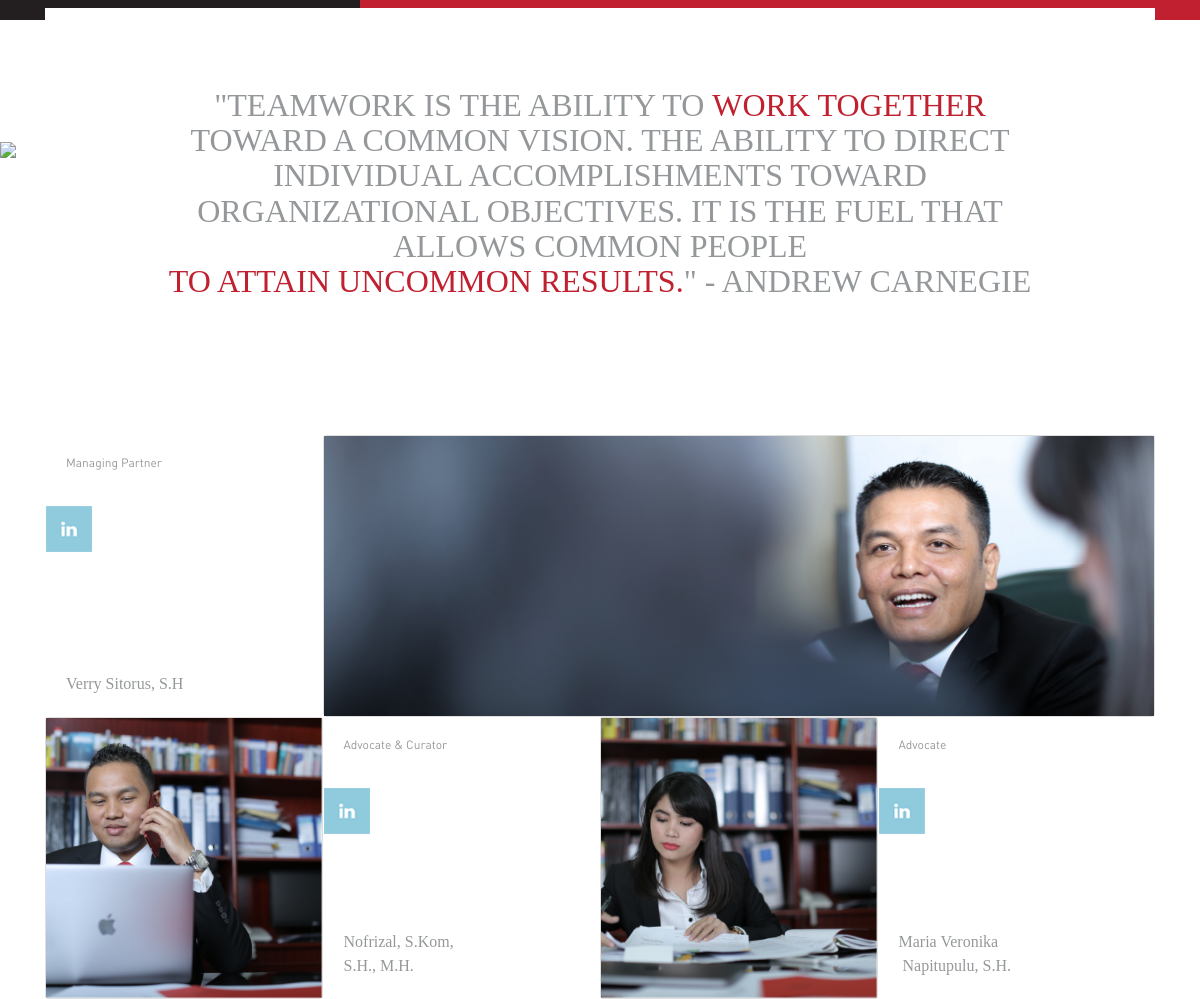
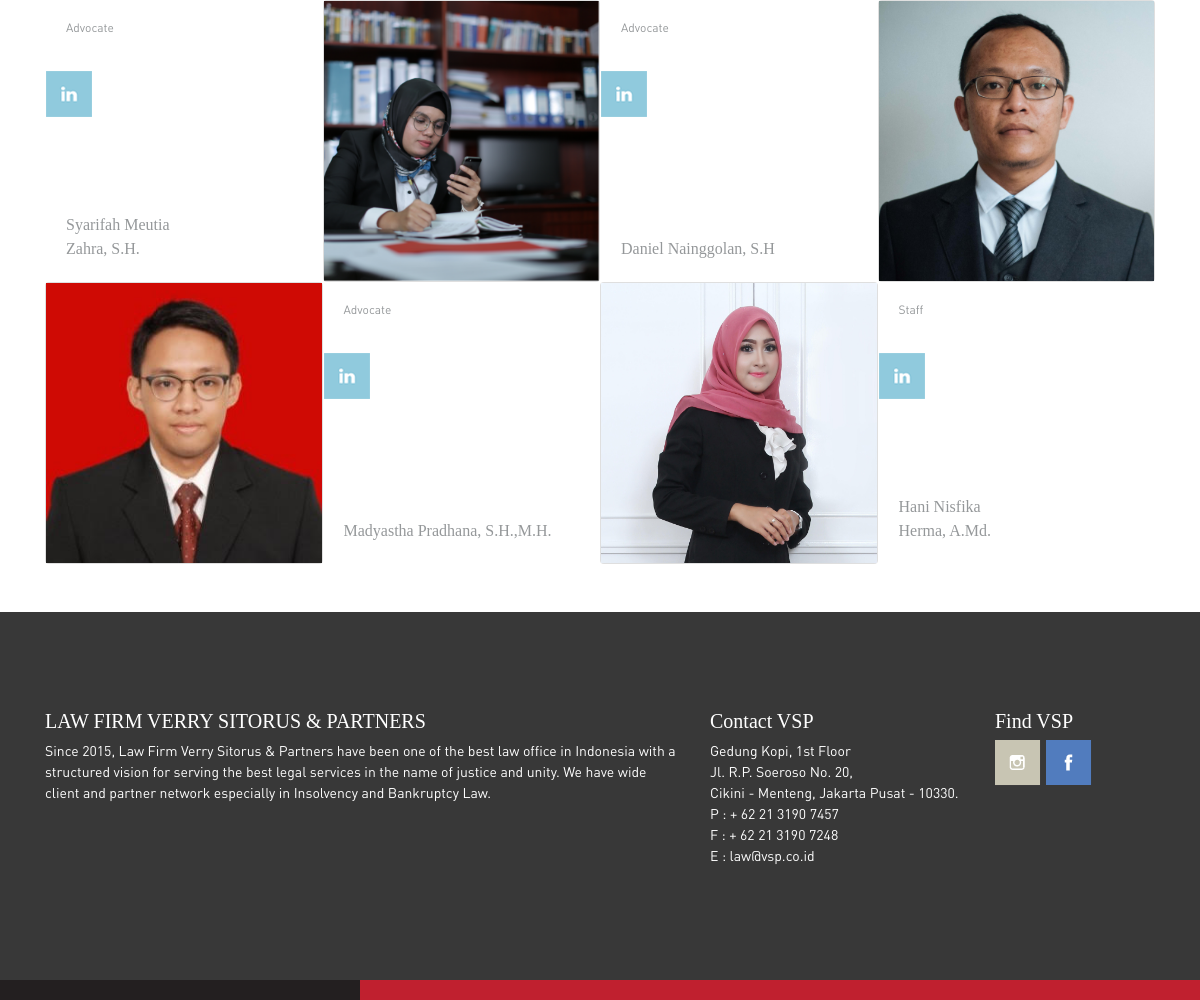
/lawyers.php, run on the app's committed database (2 pictures, top to bottom).
### tables this page shows
CREATE TABLE `teks` (
  `id` varchar(11) NOT NULL,
  `teks` mediumtext NOT NULL,
  `lokasi` varchar(20) NOT NULL
);

### lawyers.php (the view, shortened to what this page needs)
<?php
include ("config.php");
$query = "select * from teks where id like 'lawyers%' order by id + 0";
$result = mysqli_query($db, $query);
$output = array();
while ($row = mysqli_fetch_assoc($result))
    $output[] = $row;
?>
<!DOCTYPE html>
<html>
    <head>
        <link rel="stylesheet" href="assets/css/bootstrap.min.css">
        <link rel="stylesheet" href="assets/css/style.css">
    </head>
    <body>
        <table class="accent-color">
            <tr>
            </tr>
        </table>
        <nav class="navbar navbar-expand-lg navbar-light navbar-vsp my-4">
            <div class="container">
                <a class="navbar-brand" href="index.php">
                </a>
              <div class="collapse navbar-collapse" id="navbarSupportedContent">
                <ul class="navbar-nav ml-auto">
                  <li class="nav-item border border-top-0 border-bottom-0 border-right-0">
                    <a class="nav-link" href="index.php">HOME <span class="sr-only">(current)</span></a>
                  </li>
                  <li class="nav-item border border-top-0 border-bottom-0 border-right-0">
                    <a class="nav-link" href="aboutus.php">ABOUT VSP</a>
                  </li>
                  <li class="nav-item border border-top-0 border-bottom-0 border-right-0">
                    <a class="nav-link" href="expertise.php">EXPERTISE</a>
                  </li>
                  <li class="nav-item border border-top-0 border-bottom-0 border-right-0">
                    <a class="nav-link" href="client.php">CLIENT</a>
                  </li>
                  <li class="nav-item border border-top-0 border-bottom-0 border-right-0 active">
                    <a class="nav-link" href="lawyers.php">LAWYERS</a>
                  </li>
                  <li class="nav-item border border-top-0 border-bottom-0">
                    <a class="nav-link" href="contact.php">CONTACT</a>
                  </li>
                </ul>
              </div>
          </div>
        </nav>
        <div class="container-fluid">
            <div class="row">
              <div class="col-lg-12 p-0">
              </div>
            </div>
        </div>
        <div class="container">
            <div class="row">
                <div class="col-md-12">
                    <div class="section">
                        <div class="row">
                            <div class="col-md-12">
                                <div class="text-center">
                                    <h2>
                                        <?php echo $output[0]['teks']; ?>
                                    </h2>
                                </div>
                            </div>
                        </div>
                    </div>
                 </div>
               </div>
            </div>
            <div class="container">
                <div class="row no-gutters my-5">
                    <div class="col-lg-3">
                        <div class="card card-profile" id="profile-1" style="cursor: pointer;">
                            <div class="card-body">
                                <h5 class="card-title"><?php echo $output[1]['teks']; ?></h5> <br>
                                <div class="social">
                                    <a href="<?php echo $output[3]['teks']; ?>" target="_blank">
                                        <img src="assets/img/in.png" alt="instagram-logo">
                                    </a>
                                </div>
                                <p class="card-text"><?php echo $output[2]['teks']; ?></p>
                            </div>
                        </div>
                    </div>
                    <div class="col-lg-9">
                        <div class="card card-image" style="cursor: pointer;">
                            <img src="assets/img/01.jpg" id="image-1" style="height: 280px">
                        </div>
                    </div>
                    <div class="col-lg-3">
                        <div class="card card-image" style="cursor: pointer;">
                            <img src="assets/img/2.png" id="image-2">
                        </div>
                    </div>
                    <div class="col-lg-3">
                        <div class="card card-profile" id="profile-2" style="cursor: pointer;">
                            <div class="card-body">
                                <h5 class="card-title"><?php echo $output[4]['teks']; ?></h5> <br><br>
                                <div class="social d-none d-md-flex">
                                    <a href="<?php echo $output[6]['teks']; ?>" target="_blank">
                                        <img src="assets/img/in.png" alt="instagram-logo">
                                    </a>
                                </div>
                                <p class="card-text"><?php echo $output[5]['teks']; ?></p>
                            </div>
                        </div>
                    </div>
                    <div class="col-lg-3">
                        <div class="card card-image">
                            <img id="image-4" src="assets/img/4.png" style="cursor:pointer">
                        </div>
                    </div>
                    <div class="col-lg-3">
                        <div class="card card-profile" id="profile-4" style="cursor:pointer">
                            <div class="card-body">
                                <h5 class="card-title"><?php echo $output[10]['teks']; ?></h5> <br><br>
                                <div class="social d-none d-md-flex">
                                    <a href="<?php echo $output[12]['teks']; ?>" target="_blank">
                                        <img src="assets/img/in.png" alt="instagram-logo">
                                    </a>
                                </div>
                                <p class="card-text"><?php echo $output[11]['teks']; ?></p>
                            </div>
                        </div>
                    </div>
                    <div class="col-lg-3">
                        <div class="card card-profile" id="profile-3" style="cursor:pointer">
                            <div class="card-body">
                                <h5 class="card-title"><?php echo $output[7]['teks']; ?></h5> <br><br>
                                <div class="social">
                                    <a href="<?php echo $output[9]['teks']; ?>" target="_blank">
                                        <img src="assets/img/in.png" alt="instagram-logo">
                                    </a>
                                </div>
                                <p class="card-text"><?php echo $output[8]['teks']; ?></p>
                            </div>
                        </div>
                    </div>
                    <div class="col-lg-3">
                        <div class="card card-image">
                            <img id="image-3" src="assets/img/6.png" style="cursor:pointer">
                        </div>
                    </div>
                    <div class="col-lg-3">
                        <div class="card card-profile" id="profile-6" style="cursor: pointer;">
                            <div class="card-body">
                                <h5 class="card-title"><?php echo $output[19]['teks']; ?></h5> <br><br>
                                <div class="social d-none d-md-flex">
                                    <a href="#">
                                        <img src="assets/img/in.png" alt="instagram-logo">
                                    </a>
                                </div>
                                <p class="card-text"><?php echo $output[18]['teks']; ?></p>
                            </div>
                        </div>
                    </div>
                    <div class="col-lg-3">
                        <div class="card card-image" style="cursor: pointer;">
                            <img src="assets/img/daniel.jpg" id="image-6">
                        </div>
                    </div>
                    <div class="col-lg-3">
                        <div class="card card-image">
                            <img id="image-7" src="assets/img/Madyastha.jpg" style="cursor:pointer">
                        </div>
                    </div>
                    <div class="col-lg-3">
                        <div class="card card-profile" id="profile-7" style="cursor:pointer">
                            <div class="card-body">
                                <h5 class="card-title"><?php echo $output[21]['teks']; ?></h5> <br><br>
                                <div class="social d-none d-md-flex">
                                    <a href="#" target="_blank">
                                        <img src="assets/img/in.png" alt="instagram-logo">
                                    </a>
                                </div>
                                <p class="card-text"><?php echo $output[20]['teks']; ?></p>
                            </div>
                        </div>
                    </div>
                    <div class="col-lg-3">
                        <div class="card card-image">
                            <img id="image-8" src="assets/img/hani.jpg" style="cursor:pointer">
                        </div>
                    </div>
                    <div class="col-lg-3">
                        <div class="card card-profile" id="profile-8" style="cursor:pointer">
                            <div class="card-body">
                                <h5 class="card-title"><?php echo $output[16]['teks']; ?></h5> <br><br>
                                <div class="social d-none d-md-flex">
                                    <a href="#" target="_blank">
                                        <img src="assets/img/in.png" alt="instagram-logo">
                                    </a>
                                </div>
                                <p class="card-text"><?php echo $output[17]['teks']; ?></p>
                            </div>
                        </div>
                    </div>
                </div>
            </div>
            <footer class="mt-5">
                <div class="container">
                <div class="row py-5">
                    <div class="col-md-7">
                      <h5>LAW FIRM VERRY SITORUS &amp; PARTNERS</h5>
                      <p>Since 2015, Law Firm Verry Sitorus & Partners have been one of the best law office in Indonesia with a structured vision for serving the best legal services in the name of justice and unity. We have wide client and partner network especially in Insolvency and Bankruptcy Law.</p>
                  </div>
                  <div class="col-md-3">
                      <h5>Contact VSP</h5>
                      <p>Gedung Kopi, 1st Floor
Jl. R.P. Soeroso No. 20,
Cikini - Menteng, Jakarta Pusat - 10330.
P : + 62 21 3190 7457
F : + 62 21 3190 7248
E : law@vsp.co.id</p>
                    </div>
                    <div class="col-md-2">
                        <h5>Find VSP</h5>
                        <a href="https://www.instagram.com/lawfirmverrysitorus/">
                            <img src="assets/img/ig.png" alt="instagram-logo">
                        </a>
                        <a href="https://www.facebook.com/vsplawfirm/">
                            <img src="assets/img/fb.png" alt="facebook-logo">
                        </a>
                    </div>
                </div>
            </div>
        </footer>
        <table class="accent-color">
            <tr>
                <td class="black"></td>
                <td class="red"></td>
            </tr>
        </table>
    </body>
</html>

### assets/css/style.css (style rules this page uses)
body { margin: 0; padding: 0; color: #95989A; font-smooth: always; -webkit-font-smoothing: antialiased; -moz-osx-font-smoothing: grayscale; }
h1, h2, h3, h4, h5, .nav-link { font-family: Klavika-Regular; }
h6, p { font-family: DIN-Regular; white-space: pre-wrap; }
.accent-color { width: 100%; height: 20px; border-collapse: collapse; }
.accent-color td { margin: 0; padding: 0; }
.accent-color td.black { width: 30%; background-color: #231F20; }
.accent-color td.red { width: 70%; background-color: #C0202F; }
.navbar { background: #fff; }
.navbar.navbar-vsp a { color: #95989A; font-size: 13px; margin: 0 7px; }
li.nav-item.active a { color: #C0202F!important; font-weight: bold; }
.red { color: #C0202F; font-family: Klavika-Bold; }
.card-profile { border-radius: 0; border-color: #ffffff; -o-transition: color .5s ease-out, background .5s ease-in; -ms-transition: color .5s ease-out, background .5s ease-in; -moz-transition: color .5s ease-out, background .5s ease-in; -webkit-transition: color .5s ease-out, background .5s ease-in; transition: color .5s ease-out, background .5s ease-in; }
.card-profile .card-title { font-family: DIN-Regular; font-size: 12px; }
.card-profile .card-text { position: absolute; bottom: 20px; font-family: Klavika-Bold; }
.card-profile .social { position: absolute; left: 0; top: 70px; }
footer { background-color: #383838; color: #fff; padding: 50px 0; }
footer p { font-size: 14px; }
.section { background-color: #fff; margin-top: -150px; padding: 80px 100px; }
.card-profile { height: 282px; }
.card-image img { height: 280px; }

### data on the page
teks: teks "\"TEAMWORK IS THE ABILITY TO WORK TOGETHER TOWARD A COMMON VISION. THE ABILITY TO DIRECT INDIVIDUAL ACCOMPLISHMENTS TOWARD ORGANIZATIONAL OBJECTIVES. IT IS THE FUEL THAT ALLOWS COMMON PEOPLE TO ATTAIN UNCOMMON RESULTS. \" - ANDREW CARNEGIE"
teks: teks "Managing Partner"
teks: teks "Verry Sitorus, S.H"
teks: teks "Advocate & Curator"
teks: teks "Nofrizal, S.Kom, S.H., M.H."
teks: teks "Advocate"
teks: teks "Maria Veronika Napitupulu, S.H."
teks: teks "Advocate"
teks: teks "Syarifah Meutia Zahra, S.H."
teks: teks "Advocate"
teks: teks "Daniel Nainggolan, S.H"
teks: teks "Advocate"
teks: teks "Madyastha Pradhana, S.H.,M.H."
teks: teks "Staff"
teks: teks "Hani Nisfika Herma, A.Md."
